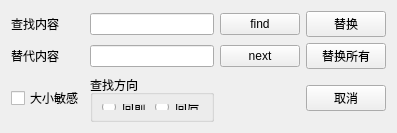
<?xml version="1.0" encoding="UTF-8"?>
<ui version="4.0">
 <class>search</class>
 <widget class="QWidget" name="search">
  <property name="geometry">
   <rect>
    <x>0</x>
    <y>0</y>
    <width>397</width>
    <height>133</height>
   </rect>
  </property>
  <property name="minimumSize">
   <size>
    <width>397</width>
    <height>133</height>
   </size>
  </property>
  <property name="maximumSize">
   <size>
    <width>397</width>
    <height>133</height>
   </size>
  </property>
  <property name="windowTitle">
   <string>查找</string>
  </property>
  <layout class="QGridLayout" name="gridLayout">
   <item row="0" column="1">
    <widget class="QLineEdit" name="lineEdit_findStr"/>
   </item>
   <item row="1" column="0">
    <widget class="QLabel" name="label_2">
     <property name="text">
      <string>替代内容</string>
     </property>
    </widget>
   </item>
   <item row="3" column="0">
    <widget class="QCheckBox" name="upOrLowBox">
     <property name="text">
      <string>大小敏感</string>
     </property>
    </widget>
   </item>
   <item row="0" column="2">
    <widget class="QPushButton" name="find">
     <property name="text">
      <string>find</string>
     </property>
    </widget>
   </item>
   <item row="0" column="0">
    <widget class="QLabel" name="label">
     <property name="text">
      <string>查找内容</string>
     </property>
    </widget>
   </item>
   <item row="3" column="1">
    <widget class="QGroupBox" name="groupBox">
     <property name="title">
      <string>查找方向</string>
     </property>
     <layout class="QHBoxLayout" name="horizontalLayout">
      <item>
       <widget class="QRadioButton" name="forward">
        <property name="text">
         <string>向前</string>
        </property>
       </widget>
      </item>
      <item>
       <widget class="QRadioButton" name="backForward">
        <property name="text">
         <string>向后</string>
        </property>
       </widget>
      </item>
     </layout>
    </widget>
   </item>
   <item row="1" column="2">
    <widget class="QPushButton" name="next">
     <property name="text">
      <string>next</string>
     </property>
    </widget>
   </item>
   <item row="1" column="1">
    <widget class="QLineEdit" name="lineEdit_replace"/>
   </item>
   <item row="0" column="3">
    <widget class="QPushButton" name="replace">
     <property name="text">
      <string>替换</string>
     </property>
    </widget>
   </item>
   <item row="3" column="3">
    <widget class="QPushButton" name="cancel">
     <property name="text">
      <string>取消</string>
     </property>
    </widget>
   </item>
   <item row="1" column="3">
    <widget class="QPushButton" name="replaceAll">
     <property name="text">
      <string>替换所有</string>
     </property>
    </widget>
   </item>
  </layout>
 </widget>
 <resources/>
 <connections/>
</ui>
